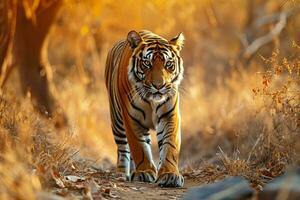
#> input picture foto.jpg, 300 x 200 px
$ python fft.py
#> lines starting #> are read from the running program, lines starting #| are printed output that depends on the picture
import cv2
import numpy as np
import matplotlib.pyplot as plt

# Função para exibir imagens
def show_image(image, title="Image"):
    plt.figure(figsize=(6, 6))
    plt.imshow(image, cmap='gray')
    plt.title(title)
    plt.axis('off')
    plt.show()

# Carregar a imagem
image = cv2.imread('foto.jpg', cv2.IMREAD_GRAYSCALE)
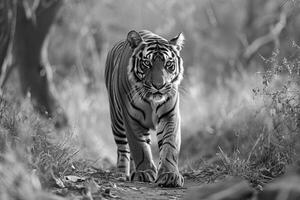
#> image: shape (200, 300); min 0, max 255, mean 118.5

# Verificar se a imagem foi carregada corretamente
if image is None:
    print("Erro ao carregar a imagem")
    exit()

# Aplica a Transformada de Fourier
dft = cv2.dft(np.float32(image), flags=cv2.DFT_COMPLEX_OUTPUT)

# Desloca a componente de baixa frequência para o centro da imagem
dft_shift = np.fft.fftshift(dft)

# Magnitude do espectro
magnitude_spectrum = cv2.magnitude(dft_shift[:, :, 0], dft_shift[:, :, 1])

# Exibir a magnitude do espectro
show_image(np.log(magnitude_spectrum + 1), "Magnitude Spectrum")
#> in show_image, `plt.show()`:
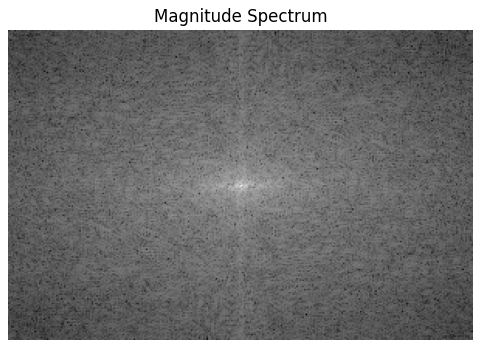
#> figure drawn by matplotlib, 1 panel

# Criar o filtro passa-baixa (filtro gaussiano)
rows, cols = image.shape
#> rows = 200; cols = 300
crow, ccol = rows // 2, cols // 2
#> crow = 100; ccol = 150

# Filtro Gaussiano
mask = np.zeros((rows, cols, 2), np.uint8)
cv2.circle(mask, (ccol, crow), 50, (1, 1, 1), -1)

#mask = np.ones((rows, cols, 2), np.uint8)
#cv2.circle(mask, (ccol, crow), 50, (0, 0, 0), -1)

# Aplica o filtro passa-baixa
fshift = dft_shift * mask

# Exibir o espectro filtrado
magnitude_spectrum_filtered = cv2.magnitude(fshift[:, :, 0], fshift[:, :, 1])
show_image(np.log(magnitude_spectrum_filtered + 1), "Filtered Spectrum")
#> call 2 of show_image, with title = 'Filtered Spectrum'
#> in show_image (call 2), `plt.show()`:
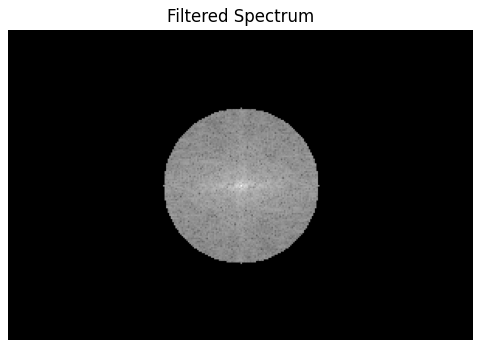
#> figure drawn by matplotlib, 1 panel

# Reverter a transformada de Fourier
f_ishift = np.fft.ifftshift(fshift)
img_back = cv2.idft(f_ishift)
img_back = cv2.magnitude(img_back[:, :, 0], img_back[:, :, 1])
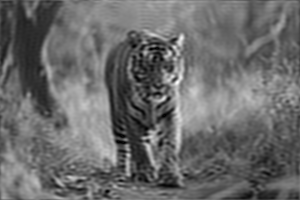
#> img_back: shape (200, 300) float32; min 61051.6, max 16869972, mean 7109188.5; drawn with min black and max white

# Exibir a imagem resultante
show_image(img_back, "Imagem Reconstruída")

# Salvar a imagem reconstruída
cv2.imwrite('imagem_reconstruida.jpg', img_back)
